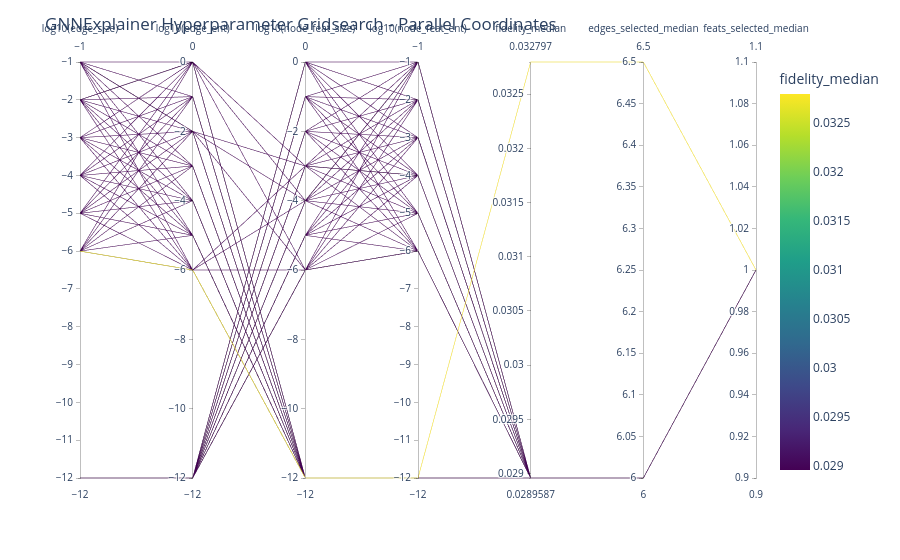
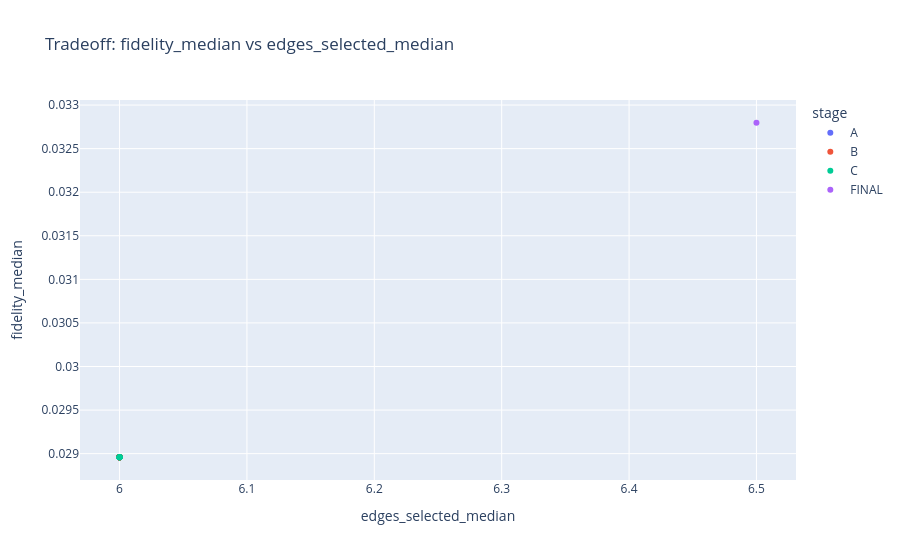
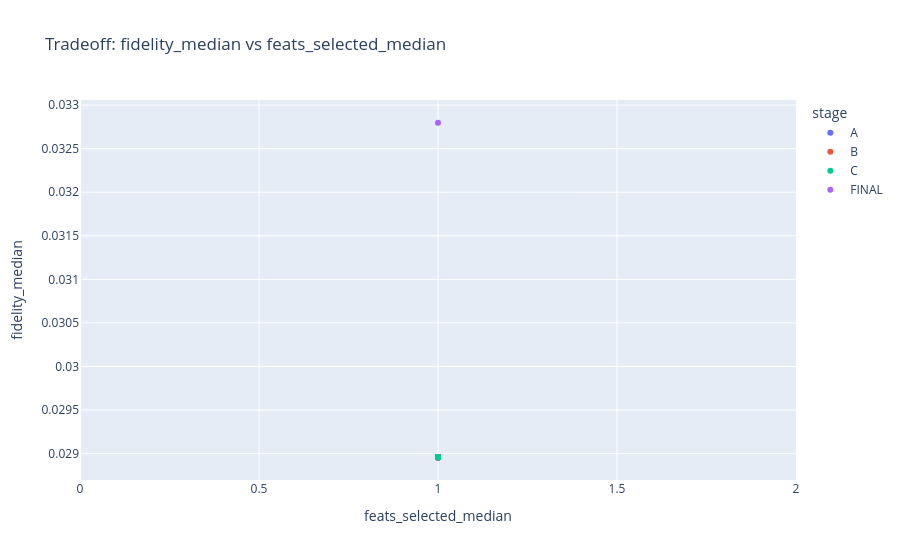

Source (notebook cell) for these figures, in order:
### Code cell
# Plotting: parallel coordinates + tradeoff scatters


def _build_plot_df_from_seed_rows(seed_df):
    if seed_df is None or seed_df.empty:
        return pd.DataFrame()

    group_cols = [
        "stage",
        "edge_size",
        "edge_ent",
        "node_feat_size",
        "node_feat_ent",
        "lr",
        "epochs",
    ]
    metric_cols = [
        "fidelity_median",
        "edges_selected_median",
        "feats_selected_median",
        "runtime_sec",
        "n_nodes_evaluated",
        "n_nodes_requested",
        "n_failures",
    ]

    rows = []
    for keys, gdf in seed_df.groupby(group_cols, dropna=False):
        row = {col: val for col, val in zip(group_cols, keys)}
        for metric in metric_cols:
            vals = pd.to_numeric(gdf[metric], errors="coerce").dropna()
            row[metric] = float(vals.median()) if not vals.empty else float("nan")
        rows.append(row)

    return pd.DataFrame(rows)


plot_df = pd.DataFrame()

# Preferred source: aggregated stage summary
if "stage_summary_df" in globals() and isinstance(stage_summary_df, pd.DataFrame) and not stage_summary_df.empty:
    plot_df = stage_summary_df.copy()

# Fallback: aggregate from seed-level rows
if plot_df.empty and "grid_results_df" in globals() and isinstance(grid_results_df, pd.DataFrame) and not grid_results_df.empty:
    plot_df = _build_plot_df_from_seed_rows(grid_results_df.copy())

if plot_df.empty:
    raise RuntimeError("No plot data found. Run the staged gridsearch cell first.")

plot_df["fidelity_median"] = pd.to_numeric(plot_df["fidelity_median"], errors="coerce")
finite_mask = np.isfinite(plot_df["fidelity_median"].to_numpy())
plot_df = plot_df.loc[finite_mask].copy()

if plot_df.empty:
    print("No finite fidelity values found for plotting.")

    if "grid_results_df" in globals() and isinstance(grid_results_df, pd.DataFrame) and not grid_results_df.empty:
        diag = grid_results_df.copy()
        for c in ["fidelity_median", "n_nodes_evaluated", "n_nodes_requested", "n_failures"]:
            if c in diag.columns:
                diag[c] = pd.to_numeric(diag[c], errors="coerce")

        diag_summary = (
            diag.groupby("stage", dropna=False)
            .agg(
                rows=("stage", "size"),
                finite_fidelity=("fidelity_median", lambda s: int(np.isfinite(s).sum())),
                median_nodes_eval=("n_nodes_evaluated", "median"),
                median_nodes_req=("n_nodes_requested", "median"),
                median_failures=("n_failures", "median"),
            )
            .reset_index()
        )
        print("Diagnostic summary by stage:")
        display(diag_summary)

    raise RuntimeError(
        "No finite values available for plotting. Inspect diagnostic summary above and rerun search cell."
    )

for col in ["edge_size", "edge_ent", "node_feat_size", "node_feat_ent"]:
    vals = pd.to_numeric(plot_df[col], errors="coerce").astype(float)
    plot_df[f"log10_{col}"] = np.log10(np.clip(vals, 1e-12, None))

parallel_dims = [
    "log10_edge_size",
    "log10_edge_ent",
    "log10_node_feat_size",
    "log10_node_feat_ent",
    "fidelity_median",
    "edges_selected_median",
    "feats_selected_median",
]

fig_parallel = px.parallel_coordinates(
    plot_df,
    dimensions=parallel_dims,
    color="fidelity_median",
    color_continuous_scale=px.colors.sequential.Viridis,
    labels={
        "log10_edge_size": "log10(edge_size)",
        "log10_edge_ent": "log10(edge_ent)",
        "log10_node_feat_size": "log10(node_feat_size)",
        "log10_node_feat_ent": "log10(node_feat_ent)",
        "fidelity_median": "fidelity_median",
        "edges_selected_median": "edges_selected_median",
        "feats_selected_median": "feats_selected_median",
    },
)
fig_parallel.update_layout(title="GNNExplainer Hyperparameter Gridsearch - Parallel Coordinates")
fig_parallel.show()

fig_edges = px.scatter(
    plot_df,
    x="edges_selected_median",
    y="fidelity_median",
    color="stage",
    hover_data=["edge_size", "edge_ent", "node_feat_size", "node_feat_ent", "runtime_sec"],
    title="Tradeoff: fidelity_median vs edges_selected_median",
)
fig_edges.show()

fig_feats = px.scatter(
    plot_df,
    x="feats_selected_median",
    y="fidelity_median",
    color="stage",
    hover_data=["edge_size", "edge_ent", "node_feat_size", "node_feat_ent", "runtime_sec"],
    title="Tradeoff: fidelity_median vs feats_selected_median",
)
fig_feats.show()

### Figure 1 — Plotly figure (JSON) as saved in the notebook; plotly's stock layout.template omitted (floating-point values rounded to 4 significant figures)
{"data": [{"dimensions": [{"label": "log10(edge_size)", "values": [-6, -6, -6, -6, -6, -6, -6, -5, -5, -5, -5, -5, -5, -5, -4, -4, -4, -4, -4, -4, -4, -3, -3, -3, -3, -3, -3, -3, -2, -2, -2, -2, -2, -2, -2, -1, -1, -1, -1, -1, -1, -1, -12, -12, -12, -12, -12, -12, -12, -12, -12, -12, -12, -12, -12, -12, -12, -12, -12, -12, -12, -12, -12, -12, -12, -12, -12, -12, -12, -12, -12, -12, -12, -12, -12, -12, -12, -12, -12, -12, -12, -12, -12, -12, -6, -6, -6, -2, -2, -2, -1, -1, -1, -6]}, {"label": "log10(edge_ent)", "values": [-6, -5, -4, -3, -2, -1, 0, -6, -5, -4, -3, -2, -1, 0, -6, -5, -4, -3, -2, -1, 0, -6, -5, -4, -3, -2, -1, 0, -6, -5, -4, -3, -2, -1, 0, -6, -5, -4, -3, -2, -1, 0, -12, -12, -12, -12, -12, -12, -12, -12, -12, -12, -12, -12, -12, -12, -12, -12, -12, -12, -12, -12, -12, -12, -12, -12, -12, -12, -12, -12, -12, -12, -12, -12, -12, -12, -12, -12, -12, -12, -12, -12, -12, -12, -6, -6, -6, 0, 0, 0, -2, -2, -2, -6]}, {"label": "log10(node_feat_size)", "values": [-12, -12, -12, -12, -12, -12, -12, -12, -12, -12, -12, -12, -12, -12, -12, -12, -12, -12, -12, -12, -12, -12, -12, -12, -12, -12, -12, -12, -12, -12, -12, -12, -12, -12, -12, -12, -12, -12, -12, -12, -12, -12, -6, -6, -6, -6, -6, -6, -5, -5, -5, -5, -5, -5, -4, -4, -4, -4, -4, -4, -3, -3, -3, -3, -3, -3, -2, -2, -2, -2, -2, -2, -1, -1, -1, -1, -1, -1, 0, 0, 0, 0, 0, 0, -6, -4, -3, -6, -4, -3, -6, -4, -3, -12]}, {"label": "log10(node_feat_ent)", "values": [-12, -12, -12, -12, -12, -12, -12, -12, -12, -12, -12, -12, -12, -12, -12, -12, -12, -12, -12, -12, -12, -12, -12, -12, -12, -12, -12, -12, -12, -12, -12, -12, -12, -12, -12, -12, -12, -12, -12, -12, -12, -12, -6, -5, -4, -3, -2, -1, -6, -5, -4, -3, -2, -1, -6, -5, -4, -3, -2, -1, -6, -5, -4, -3, -2, -1, -6, -5, -4, -3, -2, -1, -6, -5, -4, -3, -2, -1, -6, -5, -4, -3, -2, -1, -6, -1, -4, -6, -1, -4, -6, -1, -4, -12]}, {"label": "fidelity_median", "values": [0.02896, 0.02896, 0.02896, 0.02896, 0.02896, 0.02896, 0.02896, 0.02896, 0.02896, 0.02896, 0.02896, 0.02896, 0.02896, 0.02896, 0.02896, 0.02896, 0.02896, 0.02896, 0.02896, 0.02896, 0.02896, 0.02896, 0.02896, 0.02896, 0.02896, 0.02896, 0.02896, 0.02896, 0.02896, 0.02896, 0.02896, 0.02896, 0.02896, 0.02896, 0.02896, 0.02896, 0.02896, 0.02896, 0.02896, 0.02896, 0.02896, 0.02896, 0.02896, 0.02896, 0.02896, 0.02896, 0.02896, 0.02896, 0.02896, 0.02896, 0.02896, 0.02896, 0.02896, 0.02896, 0.02896, 0.02896, 0.02896, 0.02896, 0.02896, 0.02896, 0.02896, 0.02896, 0.02896, 0.02896, 0.02896, 0.02896, 0.02896, 0.02896, 0.02896, 0.02896, 0.02896, 0.02896, 0.02896, 0.02896, 0.02896, 0.02896, 0.02896, 0.02896, 0.02896, 0.02896, 0.02896, 0.02896, 0.02896, 0.02896, 0.02896, 0.02896, 0.02896, 0.02896, 0.02896, 0.02896, 0.02896, 0.02896, 0.02896, 0.0328]}, {"label": "edges_selected_median", "values": [6, 6, 6, 6, 6, 6, 6, 6, 6, 6, 6, 6, 6, 6, 6, 6, 6, 6, 6, 6, 6, 6, 6, 6, 6, 6, 6, 6, 6, 6, 6, 6, 6, 6, 6, 6, 6, 6, 6, 6, 6, 6, 6, 6, 6, 6, 6, 6, 6, 6, 6, 6, 6, 6, 6, 6, 6, 6, 6, 6, 6, 6, 6, 6, 6, 6, 6, 6, 6, 6, 6, 6, 6, 6, 6, 6, 6, 6, 6, 6, 6, 6, 6, 6, 6, 6, 6, 6, 6, 6, 6, 6, 6, 6.5]}, {"label": "feats_selected_median", "values": [1, 1, 1, 1, 1, 1, 1, 1, 1, 1, 1, 1, 1, 1, 1, 1, 1, 1, 1, 1, 1, 1, 1, 1, 1, 1, 1, 1, 1, 1, 1, 1, 1, 1, 1, 1, 1, 1, 1, 1, 1, 1, 1, 1, 1, 1, 1, 1, 1, 1, 1, 1, 1, 1, 1, 1, 1, 1, 1, 1, 1, 1, 1, 1, 1, 1, 1, 1, 1, 1, 1, 1, 1, 1, 1, 1, 1, 1, 1, 1, 1, 1, 1, 1, 1, 1, 1, 1, 1, 1, 1, 1, 1, 1]}], "domain": {"x": [0, 1], "y": [0, 1]}, "line": {"color": [0.02896, 0.02896, 0.02896, 0.02896, 0.02896, 0.02896, 0.02896, 0.02896, 0.02896, 0.02896, 0.02896, 0.02896, 0.02896, 0.02896, 0.02896, 0.02896, 0.02896, 0.02896, 0.02896, 0.02896, 0.02896, 0.02896, 0.02896, 0.02896, 0.02896, 0.02896, 0.02896, 0.02896, 0.02896, 0.02896, 0.02896, 0.02896, 0.02896, 0.02896, 0.02896, 0.02896, 0.02896, 0.02896, 0.02896, 0.02896, 0.02896, 0.02896, 0.02896, 0.02896, 0.02896, 0.02896, 0.02896, 0.02896, 0.02896, 0.02896, 0.02896, 0.02896, 0.02896, 0.02896, 0.02896, 0.02896, 0.02896, 0.02896, 0.02896, 0.02896, 0.02896, 0.02896, 0.02896, 0.02896, 0.02896, 0.02896, 0.02896, 0.02896, 0.02896, 0.02896, 0.02896, 0.02896, 0.02896, 0.02896, 0.02896, 0.02896, 0.02896, 0.02896, 0.02896, 0.02896, 0.02896, 0.02896, 0.02896, 0.02896, 0.02896, 0.02896, 0.02896, 0.02896, 0.02896, 0.02896, 0.02896, 0.02896, 0.02896, 0.0328], "coloraxis": "coloraxis"}, "name": "", "type": "parcoords"}], "layout": {"coloraxis": {"colorbar": {"title": {"text": "fidelity_median"}}, "colorscale": [[0, "#440154"], [0.1111, "#482878"], [0.2222, "#3e4989"], [0.3333, "#31688e"], [0.4444, "#26828e"], [0.5556, "#1f9e89"], [0.6667, "#35b779"], [0.7778, "#6ece58"], [0.8889, "#b5de2b"], [1, "#fde725"]]}, "legend": {"tracegroupgap": 0}, "margin": {"t": 60}, "title": {"text": "GNNExplainer Hyperparameter Gridsearch - Parallel Coordinates"}}}

### Figure 2 — Plotly figure (JSON) as saved in the notebook; plotly's stock layout.template omitted (floating-point values rounded to 4 significant figures; data arrays with more than 128 entries replaced by an {"elided": "..."} marker saying what was removed)
{"data": [{"customdata": {"elided": "42x5 float values"}, "hovertemplate": "stage=A<br>edges_selected_median=%{x}<br>fidelity_median=%{y}<br>edge_size=%{customdata[0]}<br>edge_ent=%{customdata[1]}<br>node_feat_size=%{customdata[2]}<br>node_feat_ent=%{customdata[3]}<br>runtime_sec=%{customdata[4]}<extra></extra>", "legendgroup": "A", "marker": {"color": "#636efa", "symbol": "circle"}, "mode": "markers", "name": "A", "orientation": "v", "showlegend": true, "type": "scatter", "x": [6, 6, 6, 6, 6, 6, 6, 6, 6, 6, 6, 6, 6, 6, 6, 6, 6, 6, 6, 6, 6, 6, 6, 6, 6, 6, 6, 6, 6, 6, 6, 6, 6, 6, 6, 6, 6, 6, 6, 6, 6, 6], "xaxis": "x", "y": [0.02896, 0.02896, 0.02896, 0.02896, 0.02896, 0.02896, 0.02896, 0.02896, 0.02896, 0.02896, 0.02896, 0.02896, 0.02896, 0.02896, 0.02896, 0.02896, 0.02896, 0.02896, 0.02896, 0.02896, 0.02896, 0.02896, 0.02896, 0.02896, 0.02896, 0.02896, 0.02896, 0.02896, 0.02896, 0.02896, 0.02896, 0.02896, 0.02896, 0.02896, 0.02896, 0.02896, 0.02896, 0.02896, 0.02896, 0.02896, 0.02896, 0.02896], "yaxis": "y"}, {"customdata": {"elided": "42x5 float values"}, "hovertemplate": "stage=B<br>edges_selected_median=%{x}<br>fidelity_median=%{y}<br>edge_size=%{customdata[0]}<br>edge_ent=%{customdata[1]}<br>node_feat_size=%{customdata[2]}<br>node_feat_ent=%{customdata[3]}<br>runtime_sec=%{customdata[4]}<extra></extra>", "legendgroup": "B", "marker": {"color": "#EF553B", "symbol": "circle"}, "mode": "markers", "name": "B", "orientation": "v", "showlegend": true, "type": "scatter", "x": [6, 6, 6, 6, 6, 6, 6, 6, 6, 6, 6, 6, 6, 6, 6, 6, 6, 6, 6, 6, 6, 6, 6, 6, 6, 6, 6, 6, 6, 6, 6, 6, 6, 6, 6, 6, 6, 6, 6, 6, 6, 6], "xaxis": "x", "y": [0.02896, 0.02896, 0.02896, 0.02896, 0.02896, 0.02896, 0.02896, 0.02896, 0.02896, 0.02896, 0.02896, 0.02896, 0.02896, 0.02896, 0.02896, 0.02896, 0.02896, 0.02896, 0.02896, 0.02896, 0.02896, 0.02896, 0.02896, 0.02896, 0.02896, 0.02896, 0.02896, 0.02896, 0.02896, 0.02896, 0.02896, 0.02896, 0.02896, 0.02896, 0.02896, 0.02896, 0.02896, 0.02896, 0.02896, 0.02896, 0.02896, 0.02896], "yaxis": "y"}, {"customdata": [[1e-06, 1e-06, 1e-06, 1e-06, 41.61], [1e-06, 1e-06, 0.0001, 0.1, 41.26], [1e-06, 1e-06, 0.001, 0.0001, 41.27], [0.01, 1, 1e-06, 1e-06, 41.52], [0.01, 1, 0.0001, 0.1, 41.18], [0.01, 1, 0.001, 0.0001, 37.87], [0.1, 0.01, 1e-06, 1e-06, 36.22], [0.1, 0.01, 0.0001, 0.1, 36.26], [0.1, 0.01, 0.001, 0.0001, 36.2]], "hovertemplate": "stage=C<br>edges_selected_median=%{x}<br>fidelity_median=%{y}<br>edge_size=%{customdata[0]}<br>edge_ent=%{customdata[1]}<br>node_feat_size=%{customdata[2]}<br>node_feat_ent=%{customdata[3]}<br>runtime_sec=%{customdata[4]}<extra></extra>", "legendgroup": "C", "marker": {"color": "#00cc96", "symbol": "circle"}, "mode": "markers", "name": "C", "orientation": "v", "showlegend": true, "type": "scatter", "x": [6, 6, 6, 6, 6, 6, 6, 6, 6], "xaxis": "x", "y": [0.02896, 0.02896, 0.02896, 0.02896, 0.02896, 0.02896, 0.02896, 0.02896, 0.02896], "yaxis": "y"}, {"customdata": [[1e-06, 1e-06, 1e-12, 1e-12, 325.4]], "hovertemplate": "stage=FINAL<br>edges_selected_median=%{x}<br>fidelity_median=%{y}<br>edge_size=%{customdata[0]}<br>edge_ent=%{customdata[1]}<br>node_feat_size=%{customdata[2]}<br>node_feat_ent=%{customdata[3]}<br>runtime_sec=%{customdata[4]}<extra></extra>", "legendgroup": "FINAL", "marker": {"color": "#ab63fa", "symbol": "circle"}, "mode": "markers", "name": "FINAL", "orientation": "v", "showlegend": true, "type": "scatter", "x": [6.5], "xaxis": "x", "y": [0.0328], "yaxis": "y"}], "layout": {"legend": {"title": {"text": "stage"}, "tracegroupgap": 0}, "title": {"text": "Tradeoff: fidelity_median vs edges_selected_median"}, "xaxis": {"anchor": "y", "domain": [0, 1], "title": {"text": "edges_selected_median"}}, "yaxis": {"anchor": "x", "domain": [0, 1], "title": {"text": "fidelity_median"}}}}

### Figure 3 — Plotly figure (JSON) as saved in the notebook; plotly's stock layout.template omitted (floating-point values rounded to 4 significant figures; data arrays with more than 128 entries replaced by an {"elided": "..."} marker saying what was removed)
{"data": [{"customdata": {"elided": "42x5 float values"}, "hovertemplate": "stage=A<br>feats_selected_median=%{x}<br>fidelity_median=%{y}<br>edge_size=%{customdata[0]}<br>edge_ent=%{customdata[1]}<br>node_feat_size=%{customdata[2]}<br>node_feat_ent=%{customdata[3]}<br>runtime_sec=%{customdata[4]}<extra></extra>", "legendgroup": "A", "marker": {"color": "#636efa", "symbol": "circle"}, "mode": "markers", "name": "A", "orientation": "v", "showlegend": true, "type": "scatter", "x": [1, 1, 1, 1, 1, 1, 1, 1, 1, 1, 1, 1, 1, 1, 1, 1, 1, 1, 1, 1, 1, 1, 1, 1, 1, 1, 1, 1, 1, 1, 1, 1, 1, 1, 1, 1, 1, 1, 1, 1, 1, 1], "xaxis": "x", "y": [0.02896, 0.02896, 0.02896, 0.02896, 0.02896, 0.02896, 0.02896, 0.02896, 0.02896, 0.02896, 0.02896, 0.02896, 0.02896, 0.02896, 0.02896, 0.02896, 0.02896, 0.02896, 0.02896, 0.02896, 0.02896, 0.02896, 0.02896, 0.02896, 0.02896, 0.02896, 0.02896, 0.02896, 0.02896, 0.02896, 0.02896, 0.02896, 0.02896, 0.02896, 0.02896, 0.02896, 0.02896, 0.02896, 0.02896, 0.02896, 0.02896, 0.02896], "yaxis": "y"}, {"customdata": {"elided": "42x5 float values"}, "hovertemplate": "stage=B<br>feats_selected_median=%{x}<br>fidelity_median=%{y}<br>edge_size=%{customdata[0]}<br>edge_ent=%{customdata[1]}<br>node_feat_size=%{customdata[2]}<br>node_feat_ent=%{customdata[3]}<br>runtime_sec=%{customdata[4]}<extra></extra>", "legendgroup": "B", "marker": {"color": "#EF553B", "symbol": "circle"}, "mode": "markers", "name": "B", "orientation": "v", "showlegend": true, "type": "scatter", "x": [1, 1, 1, 1, 1, 1, 1, 1, 1, 1, 1, 1, 1, 1, 1, 1, 1, 1, 1, 1, 1, 1, 1, 1, 1, 1, 1, 1, 1, 1, 1, 1, 1, 1, 1, 1, 1, 1, 1, 1, 1, 1], "xaxis": "x", "y": [0.02896, 0.02896, 0.02896, 0.02896, 0.02896, 0.02896, 0.02896, 0.02896, 0.02896, 0.02896, 0.02896, 0.02896, 0.02896, 0.02896, 0.02896, 0.02896, 0.02896, 0.02896, 0.02896, 0.02896, 0.02896, 0.02896, 0.02896, 0.02896, 0.02896, 0.02896, 0.02896, 0.02896, 0.02896, 0.02896, 0.02896, 0.02896, 0.02896, 0.02896, 0.02896, 0.02896, 0.02896, 0.02896, 0.02896, 0.02896, 0.02896, 0.02896], "yaxis": "y"}, {"customdata": [[1e-06, 1e-06, 1e-06, 1e-06, 41.61], [1e-06, 1e-06, 0.0001, 0.1, 41.26], [1e-06, 1e-06, 0.001, 0.0001, 41.27], [0.01, 1, 1e-06, 1e-06, 41.52], [0.01, 1, 0.0001, 0.1, 41.18], [0.01, 1, 0.001, 0.0001, 37.87], [0.1, 0.01, 1e-06, 1e-06, 36.22], [0.1, 0.01, 0.0001, 0.1, 36.26], [0.1, 0.01, 0.001, 0.0001, 36.2]], "hovertemplate": "stage=C<br>feats_selected_median=%{x}<br>fidelity_median=%{y}<br>edge_size=%{customdata[0]}<br>edge_ent=%{customdata[1]}<br>node_feat_size=%{customdata[2]}<br>node_feat_ent=%{customdata[3]}<br>runtime_sec=%{customdata[4]}<extra></extra>", "legendgroup": "C", "marker": {"color": "#00cc96", "symbol": "circle"}, "mode": "markers", "name": "C", "orientation": "v", "showlegend": true, "type": "scatter", "x": [1, 1, 1, 1, 1, 1, 1, 1, 1], "xaxis": "x", "y": [0.02896, 0.02896, 0.02896, 0.02896, 0.02896, 0.02896, 0.02896, 0.02896, 0.02896], "yaxis": "y"}, {"customdata": [[1e-06, 1e-06, 1e-12, 1e-12, 325.4]], "hovertemplate": "stage=FINAL<br>feats_selected_median=%{x}<br>fidelity_median=%{y}<br>edge_size=%{customdata[0]}<br>edge_ent=%{customdata[1]}<br>node_feat_size=%{customdata[2]}<br>node_feat_ent=%{customdata[3]}<br>runtime_sec=%{customdata[4]}<extra></extra>", "legendgroup": "FINAL", "marker": {"color": "#ab63fa", "symbol": "circle"}, "mode": "markers", "name": "FINAL", "orientation": "v", "showlegend": true, "type": "scatter", "x": [1], "xaxis": "x", "y": [0.0328], "yaxis": "y"}], "layout": {"legend": {"title": {"text": "stage"}, "tracegroupgap": 0}, "title": {"text": "Tradeoff: fidelity_median vs feats_selected_median"}, "xaxis": {"anchor": "y", "domain": [0, 1], "title": {"text": "feats_selected_median"}}, "yaxis": {"anchor": "x", "domain": [0, 1], "title": {"text": "fidelity_median"}}}}
